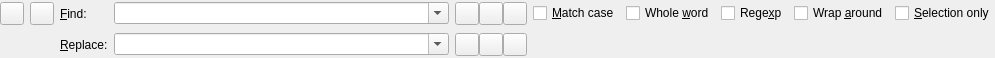
<?xml version="1.0" encoding="UTF-8"?>
<ui version="4.0">
 <class>SearchReplaceWidget</class>
 <widget class="QWidget" name="SearchReplaceWidget">
  <property name="geometry">
   <rect>
    <x>0</x>
    <y>0</y>
    <width>995</width>
    <height>58</height>
   </rect>
  </property>
  <property name="sizePolicy">
   <sizepolicy hsizetype="MinimumExpanding" vsizetype="Preferred">
    <horstretch>0</horstretch>
    <verstretch>0</verstretch>
   </sizepolicy>
  </property>
  <property name="windowTitle">
   <string>Find and Replace</string>
  </property>
  <layout class="QGridLayout" name="gridLayout">
   <property name="leftMargin">
    <number>0</number>
   </property>
   <property name="topMargin">
    <number>0</number>
   </property>
   <property name="rightMargin">
    <number>0</number>
   </property>
   <property name="bottomMargin">
    <number>0</number>
   </property>
   <item row="0" column="0">
    <widget class="QToolButton" name="closeButton">
     <property name="toolTip">
      <string>Press to close the window</string>
     </property>
     <property name="text">
      <string/>
     </property>
    </widget>
   </item>
   <item row="0" column="1">
    <widget class="QToolButton" name="modeToggleButton">
     <property name="toolTip">
      <string>Press to toggle the mode between find and replace mode</string>
     </property>
    </widget>
   </item>
   <item row="0" column="2">
    <widget class="QLabel" name="label">
     <property name="text">
      <string>&amp;Find:</string>
     </property>
     <property name="buddy">
      <cstring>findtextCombo</cstring>
     </property>
    </widget>
   </item>
   <item row="0" column="3">
    <widget class="QComboBox" name="findtextCombo">
     <property name="sizePolicy">
      <sizepolicy hsizetype="Expanding" vsizetype="Fixed">
       <horstretch>0</horstretch>
       <verstretch>0</verstretch>
      </sizepolicy>
     </property>
     <property name="minimumSize">
      <size>
       <width>300</width>
       <height>0</height>
      </size>
     </property>
     <property name="editable">
      <bool>true</bool>
     </property>
     <property name="insertPolicy">
      <enum>QComboBox::InsertAtTop</enum>
     </property>
     <property name="duplicatesEnabled">
      <bool>false</bool>
     </property>
    </widget>
   </item>
   <item row="0" column="4">
    <layout class="QHBoxLayout" name="horizontalLayout">
     <property name="spacing">
      <number>0</number>
     </property>
     <item>
      <widget class="QToolButton" name="findPrevButton">
       <property name="toolTip">
        <string>Press to find the previous occurrence</string>
       </property>
      </widget>
     </item>
     <item>
      <widget class="QToolButton" name="findNextButton">
       <property name="toolTip">
        <string>Press to find the next occurrence</string>
       </property>
      </widget>
     </item>
     <item>
      <widget class="QToolButton" name="extendButton">
       <property name="toolTip">
        <string>Press to extend the search to the whole word</string>
       </property>
      </widget>
     </item>
    </layout>
   </item>
   <item row="0" column="5">
    <widget class="QCheckBox" name="caseCheckBox">
     <property name="text">
      <string>&amp;Match case</string>
     </property>
    </widget>
   </item>
   <item row="0" column="6">
    <widget class="QCheckBox" name="wordCheckBox">
     <property name="text">
      <string>Whole &amp;word</string>
     </property>
    </widget>
   </item>
   <item row="0" column="7">
    <widget class="QCheckBox" name="regexpCheckBox">
     <property name="text">
      <string>Rege&amp;xp</string>
     </property>
    </widget>
   </item>
   <item row="0" column="8">
    <widget class="QCheckBox" name="wrapCheckBox">
     <property name="text">
      <string>Wrap &amp;around</string>
     </property>
    </widget>
   </item>
   <item row="0" column="9">
    <widget class="QCheckBox" name="selectionCheckBox">
     <property name="text">
      <string>&amp;Selection only</string>
     </property>
    </widget>
   </item>
   <item row="1" column="2">
    <widget class="QLabel" name="replaceLabel">
     <property name="text">
      <string>&amp;Replace:</string>
     </property>
     <property name="buddy">
      <cstring>replacetextCombo</cstring>
     </property>
    </widget>
   </item>
   <item row="1" column="3">
    <widget class="QComboBox" name="replacetextCombo">
     <property name="sizePolicy">
      <sizepolicy hsizetype="Expanding" vsizetype="Fixed">
       <horstretch>0</horstretch>
       <verstretch>0</verstretch>
      </sizepolicy>
     </property>
     <property name="minimumSize">
      <size>
       <width>300</width>
       <height>0</height>
      </size>
     </property>
     <property name="editable">
      <bool>true</bool>
     </property>
     <property name="insertPolicy">
      <enum>QComboBox::InsertAtTop</enum>
     </property>
     <property name="duplicatesEnabled">
      <bool>false</bool>
     </property>
    </widget>
   </item>
   <item row="1" column="4">
    <layout class="QHBoxLayout" name="horizontalLayout_2">
     <property name="spacing">
      <number>0</number>
     </property>
     <item>
      <widget class="QToolButton" name="replaceButton">
       <property name="toolTip">
        <string>Press to replace the selection</string>
       </property>
      </widget>
     </item>
     <item>
      <widget class="QToolButton" name="replaceSearchButton">
       <property name="toolTip">
        <string>Press to replace the selection and search for the next occurence</string>
       </property>
      </widget>
     </item>
     <item>
      <widget class="QToolButton" name="replaceAllButton">
       <property name="toolTip">
        <string>Press to replace all occurrences</string>
       </property>
      </widget>
     </item>
    </layout>
   </item>
  </layout>
 </widget>
 <tabstops>
  <tabstop>findtextCombo</tabstop>
  <tabstop>replacetextCombo</tabstop>
  <tabstop>extendButton</tabstop>
  <tabstop>findNextButton</tabstop>
  <tabstop>findPrevButton</tabstop>
  <tabstop>replaceSearchButton</tabstop>
  <tabstop>replaceAllButton</tabstop>
  <tabstop>replaceButton</tabstop>
  <tabstop>caseCheckBox</tabstop>
  <tabstop>wordCheckBox</tabstop>
  <tabstop>regexpCheckBox</tabstop>
  <tabstop>wrapCheckBox</tabstop>
  <tabstop>selectionCheckBox</tabstop>
  <tabstop>closeButton</tabstop>
 </tabstops>
 <resources/>
 <connections/>
</ui>
